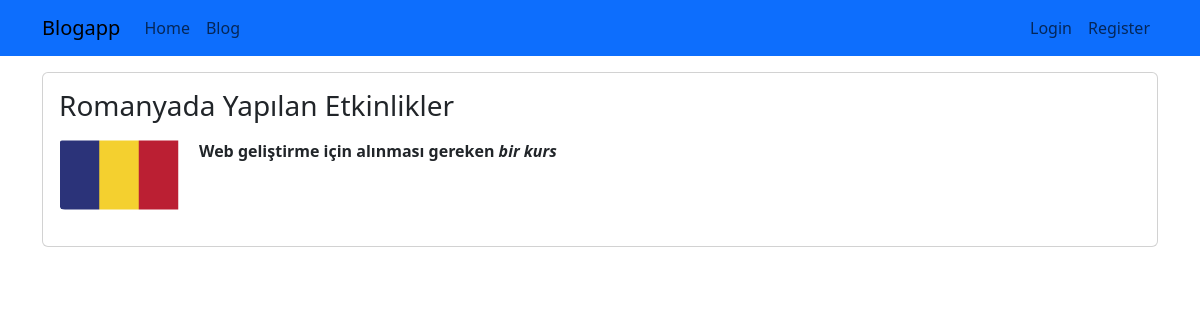
The page /blogs/romanyada-yaplan-etkinlikler on the database its author committed.
### blog/models.py (models this page shows, shortened)
class Blog(models.Model):
    title=models.CharField(max_length=200)
    image=models.ImageField(upload_to="blogs")
    descriptions=RichTextField()
    is_active=models.BooleanField(default=False)
    is_home=models.BooleanField(default=False)
    slug=models.SlugField(null=False,blank=True,unique=True,db_index=True,editable=False) # db_index alanı hız , performans açısından önemli
    categories=models.ManyToManyField(Category,blank=True)

### blog/views.py (the view)
# urls.py: path("blogs/<slug:slug>",views.blog_details,name="blog_details"), #BU1 buraya kadardı. BU13 name eklendi.
def blog_details(request,slug):
     blog=Blog.objects.get(slug=slug)
     return render(request,"blog/blog_details.html",{
          "blog":blog
     })

### blog/templates/blog/blog_details.html (shortened to what this page needs)
{% extends "base.html" %}
{%load static %}
{% block content%}
    <div class="container mt-3">
        <div class="row">
            <div class="col-12">
                <div class="card">
                    <div class="card-body">
                      <h1 class="card-title h3 mb-3">{{blog.title|title}}</h1>
                      <img src="{{blog.image.url}}" alt="" class="img-fluid rounded-start " style="float:left;margin-right:20px;margin-bottom:20px;">
                      <p class="card-text">{{blog.descriptions|safe}}</p>
                    </div>
                  </div>
            </div>
        </div>
    </div>
{%endblock%}

### rows shown on the page
Blog: title "Romanyada Yapılan Etkinlikler", image (picture), descriptions "Web geliştirme için alınması gereken bir kurs"
